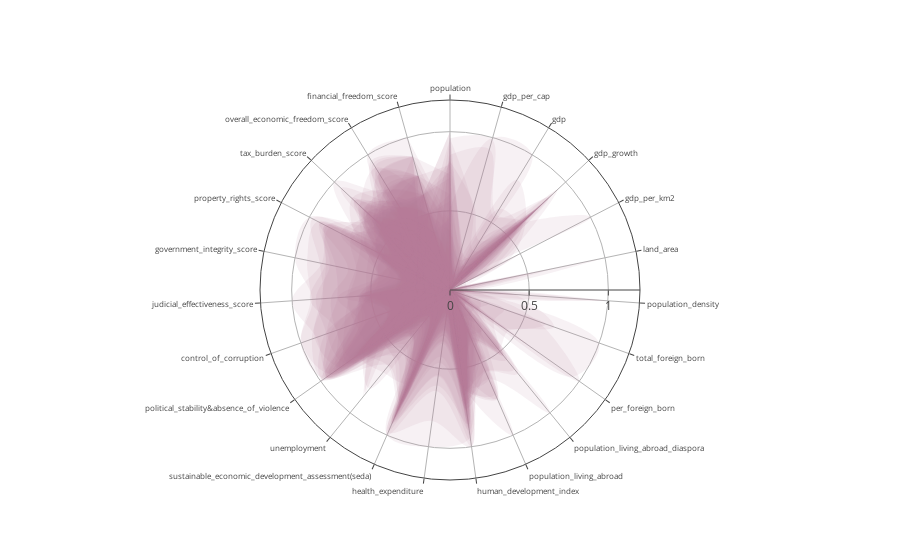

The notebook cell saved with this chart:
### Markdown cell above
## Overview for all nations

### Code cell
# import plotly.plotly as py
# import plotly.graph_objs as go

data = []
color = "rgba(255,255,255,0)"

for i in range(len(df_norm)):
    data.append(go.Scatterpolar(
        name = df_norm['indicator'].iloc[i],
        mode = "lines",
        fill = "toself",
        fillcolor = "rgba(180,120,150,0.1)",
        r = df_norm[cols_name[1:]].iloc[i].values,
        theta = cols_name[1:],
        marker = dict(
            color = color,
        ),
        line = dict(
            shape = "spline",
            color = color,
        )
    ))


layout = go.Layout(
    showlegend = False,
    polar=dict(
        angularaxis=dict(
            tickfont = dict(
                size = 8
                
            ),
            ticks = "outside" ,
            rotation = 90,
            direction = "clockwise"
        ),
        radialaxis=dict(
            visible=True,
            nticks=4,
            range = [0, 1.2]
        )
    )
)

fig = go.Figure(data=data, layout=layout)
iplot(fig)
